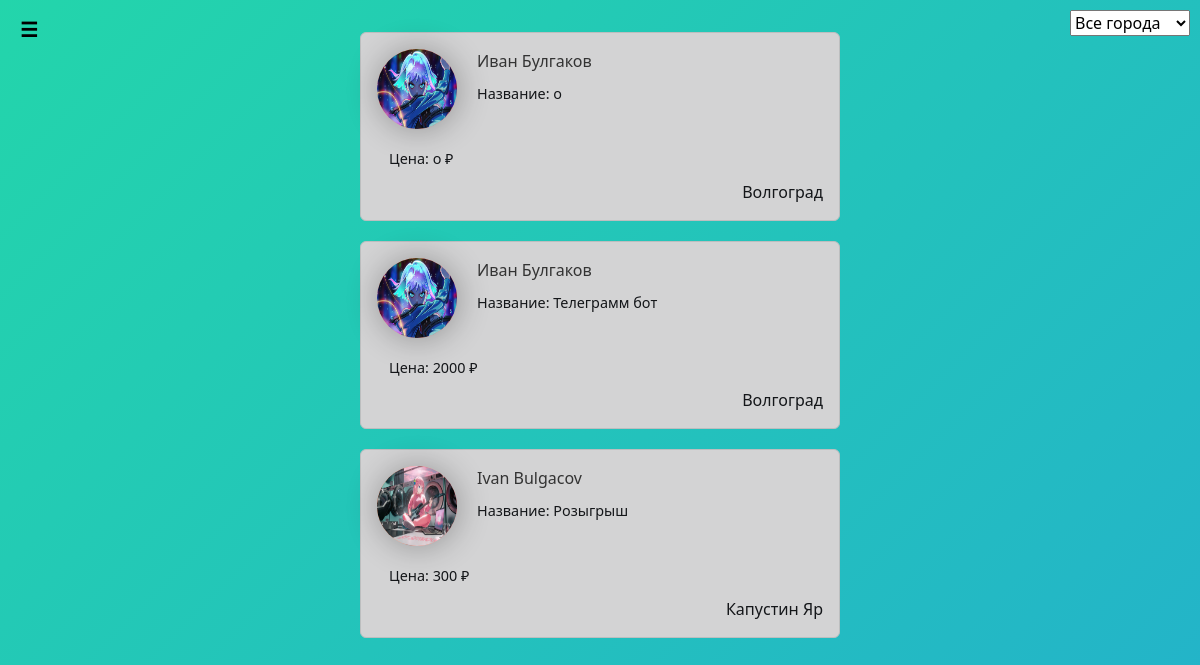
/tasks/, run on the app's committed database.
### tasks_app_user/models.py (models this page shows, shortened)
class Articles(models.Model):
    title = models.CharField("Название Задания", max_length=35)
    anons = models.CharField("О задании", max_length=25)
    phope = models.CharField('Телефон для связи с вами', max_length=11)
    prise = models.CharField('Цена', max_length=15)
    full_text = models.TextField("Задания")
    data = models.DateTimeField(auto_now_add=True)
    user_name = models.CharField("User_name", max_length=15, )
    author = models.ForeignKey(User, on_delete=models.CASCADE, null=True)  # Внешний ключ к пользователю
    category = models.ForeignKey(Category, on_delete=models.SET_NULL, null=True)
    class Meta:
        verbose_name = "Задания"
        verbose_name_plural = "Задании"

class Profile(models.Model):
    user = models.OneToOneField(User, null=True, blank=True, on_delete=models.CASCADE)
    first_name = models.CharField(max_length=100)
    last_name = models.CharField(max_length=100)
    email = models.EmailField()
    telegram_url = models.URLField(blank=True, null=True)
    youtube_url = models.URLField(blank=True, null=True)
    vk_url = models.URLField(blank=True, null=True)
    profile_picture = models.ImageField("Изображения", default="profile_pictures/default_profile_picture.jpg",
                                        null=True,
                                        blank=True, upload_to='media/profile_pictures')
    city = models.CharField(max_length=100)

### tasks_app_user/views.py (the view)
# urls.py: path('', views.tasks_home, name='tasks_home'),
def tasks_home(request):
    category = request.GET.get('category')  # Получаем категорию из параметра запроса
    unique_cities = Profile.objects.values_list('city', flat=True).distinct()
    if category:
        tasks_all = Articles.objects.filter(category__name=category).order_by('-data')
    else:
        tasks_all = Articles.objects.order_by('-data')
    unique_cities = [city for city in unique_cities if city is not None]
    categories = Category.objects.all()
    context = {
        'tasks_all': tasks_all,
        'unique_cities': unique_cities,
        'categories': categories,
    }
    return render(request, 'tasks_app_user/tasks_home.html', context)

### tasks_app_user/templates/tasks_app_user/tasks_home.html (shortened to what this page needs)
{% extends 'tasks_app/layout.html' %}
{% block content %}
<div class="features">
    <form method="GET">
        <div>
            <select id="city_filter" name="city" onchange="filterTasks(this.value)" style="position: absolute; top: 10px; right: 10px;">
                <option value="">Все города</option>
            </select>
        </div>
    </form>
    <div id="tasks-container">
        {% if tasks_all %}
            {% for el in tasks_all %}
                <div class="alert alert-dark" onclick="window.location.href='{% url 'details_tasks' el.id %}'" style="cursor: pointer;">
                <div class="img_pod">
                    <a href="{% url 'user_profile' el.user_name %}">
                        <img class="profile-pic" src="{{ el.author.profile.profile_picture.url }}" alt="Profile Picture">
                    </a>
                </div>
                <a href="{% url 'user_profile' el.user_name %}">{{ el.author.profile.first_name }} {{ el.author.profile.last_name }}</a>
                <h3>Название: {{ el.title }}</h3><br>
                <h4>Цена: {{ el.prise }} ₽</h4>
                <div class="city" align="right">{{ el.author.profile.city }}</div>
             </div>
            {% endfor %}
        {% endif %}
    </div>
</div>
{% endblock %}

### tasks_app/static/tasks_app/css/tasks_app.css (style rules this page uses)
html, body { width: 100%; height:100%; }
body { background: linear-gradient(-45deg, #ee7752, #e73c7e, #23a6d5, #23d5ab); background-size: 400% 400%; animation: gradient 15s ease infinite; }
body { background-color: var(--var-bgcolor); color: var(--var-fontcolor); }
:root { --var-bgcolor: #fff; --var-fontcolor: #000; }
.features { padding: 1em; padding: 1em; width: 70%; margin: auto; text-align: center; box-sizing: content-box; }

### tasks_app_user/templates/tasks_app_user/tasks_home.html (style rules this page uses)
.features { padding: 1em; width: 40%; margin: auto; border-radius: 10px; text-align: left; box-sizing: content-box; }
.img_pod { float: left; margin-right: 20px; width: 80px; height: 80px; background: linear-gradient(90deg, #ff9966, #ff5e62); border-radius: 50%; box-shadow: 1px 1px 2rem rgba(0, 0, 0, 0.3); }
.profile-pic { width: 100%; height: 100%; border-radius: 50%; }
h3, h4, p { font-size: 0.9rem; margin: 12px; }
a { text-decoration: none; color: #333; }
.alert { margin-bottom: 20px; }

### data on the page
Articles: author.profile.profile_picture (picture), author.profile.first_name "Иван", author.profile.last_name "Булгаков", title "о", prise "о", author.profile.city "Волгоград"
Articles: author.profile.profile_picture (picture), author.profile.first_name "Иван", author.profile.last_name "Булгаков", title "Телеграмм бот", prise "2000", author.profile.city "Волгоград"
Articles: author.profile.profile_picture (picture), author.profile.first_name "Ivan", author.profile.last_name "Bulgacov", title "Розыгрыш", prise "300", author.profile.city "Капустин Яр"
